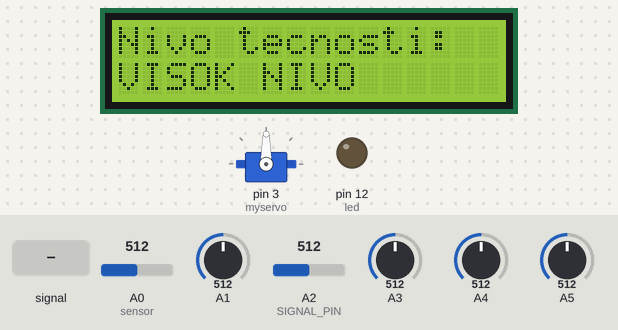
A sketch run on a simulated Arduino Uno, built with avr-gcc and run on an emulated ATmega328P. On the bench: servo, 16×2 character LCD, output pins drawn as LEDs (lit = HIGH). The inputs (shaded band) are chosen by the test bench; at power-on: A0 (sensor) = 512, A2 (SIGNAL_PIN) = 512, A1 = 512, A3 = 512, A4 = 512, A5 = 512. Pins used as bus, display or sensor lines are not drawn; what the sketch prints to the serial monitor is not drawn.

Above: at 1.2 s.
1.3 s: A2 (SIGNAL_PIN) fed a 200 Hz sine of ±81 counts around its level
At 2.5 s:
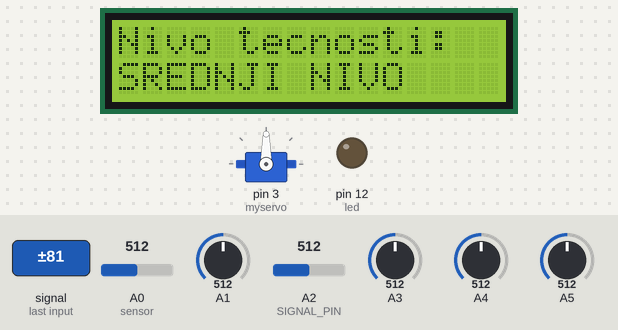
4.3 s: A0 (sensor) set to 105
7.3 s: A0 (sensor) set to 91
8.8 s: A2 (SIGNAL_PIN) set to 306
At 9.5 s:
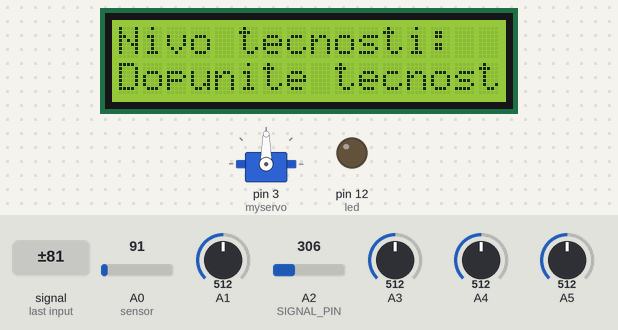
10.4 s: A1 set to 882
11.9 s: A1 set to 913
At 12.13 s:
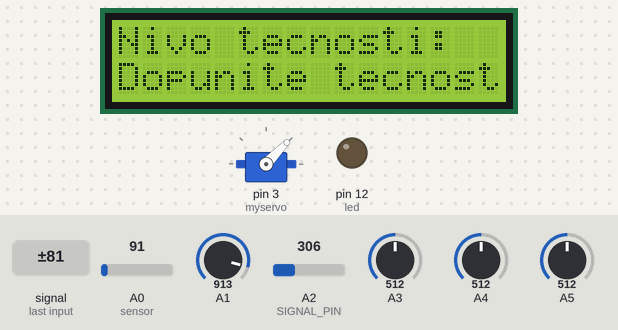
At 12.74 s:
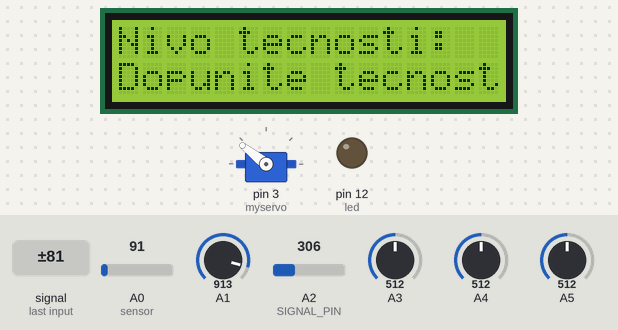
Timing chart, 0 to 62.2 s (numbered marks = the images above; inputs shaded):
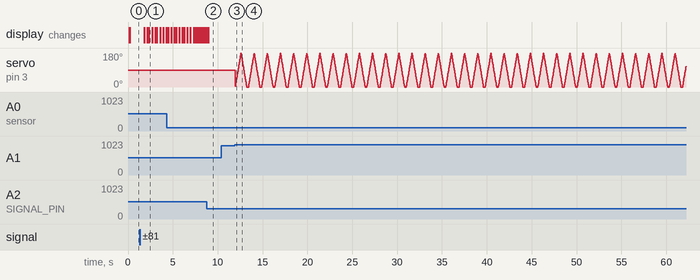

The sketch:

Brisac.ino
```cpp
#include <Servo.h>
#include <LiquidCrystal.h>
LiquidCrystal lcd(13,11,10,9,8,7);
Servo myservo;
#define POWER_PIN  4
#define SIGNAL_PIN A2
int pos = 0; //position of servo motor
int value = 0;//water level value

void setup(){

  Serial.begin(9600);
  myservo.attach(3); // configure D3 pin for the servo motor
  pinMode(12, OUTPUT); //led, simulating spraying
  pinMode(POWER_PIN, OUTPUT);   // configure D4 pin as an OUTPUT for water level
  digitalWrite(POWER_PIN, LOW); // turn the water level sensor OFF

  }

 void loop(){
  int sensorValue=analogRead(A0); //rain sensor
  int dozvola=analogRead(A1); //auto mode
  int prskanje=analogRead(A3); //spraying

  int x1=analogRead(A4); //manual mode
  int x2=analogRead(A5); //manual mode

  Serial.println("KISA: "); //checking value from analog input
  Serial.println(sensorValue);

  Serial.println("PRSKANJE: "); //checking value from analog input
  Serial.println(prskanje);

  Serial.println("x1: "); //checking value from analog input
  Serial.println(x1);

  Serial.println("x2: "); //checking value from analog input
  Serial.println(x2);


//----------------------------------------------------------------------------------------------- AUTO MODE
  if(dozvola>900 || (prskanje>=1000 || prskanje>=950) ){
  if (sensorValue > 950){
  Serial.println("Nema potrebe za ukljucivanjem senzora");
  }


  if(sensorValue >800 && sensorValue <950){
  Serial.println("Sporo");
  for (pos = 0; pos <= 180; pos += 2) { // goes from 0 degrees to 180 degrees
    myservo.write(pos);              // tell servo to go to position in variable 'pos'
    delay(15);                       // waits 15ms for the servo to reach the position
  }
  for (pos = 180; pos >= 0; pos -= 2) { // goes from 180 degrees to 0 degrees
    myservo.write(pos);              // tell servo to go to position in variable 'pos'
    delay(15);                       // waits 15ms for the servo to reach the position
  }
  delay(2000);
  }


  if(sensorValue >450 && sensorValue <800){
  Serial.println("Srednje");
  for (pos = 0; pos <= 180; pos += 2) { // goes from 0 degrees to 180 degrees
    myservo.write(pos);              // tell servo to go to position in variable 'pos'
    delay(10);                       // waits 10ms for the servo to reach the position
  }
  for (pos = 180; pos >= 0; pos -= 2) { // goes from 180 degrees to 0 degrees
    myservo.write(pos);              // tell servo to go to position in variable 'pos'
    delay(10);                       // waits 10ms for the servo to reach the position
  }

  }


  if(sensorValue < 450){
  Serial.println("Brzo");
  for (pos = 0; pos <= 180; pos += 2) { // goes from 0 degrees to 180 degrees // in steps of 2 degree
    myservo.write(pos);              // tell servo to go to position in variable 'pos'
    delay(7);                       // waits 7ms for the servo to reach the position
  }
  for (pos = 180; pos >= 0; pos -= 2) { // goes from 180 degrees to 0 degrees
    myservo.write(pos);              // tell servo to go to position in variable 'pos'
    delay(7);                       // waits 7ms for the servo to reach the position

  }

  }
  //-----------------------------------------------------------------------------------------------AUTO MODE
}

  //-----------------------------------------------------------------------------------------------MANUAL MODE
    if(dozvola<900 && prskanje<900 && x2<900 && x1<900){
    Serial.println("00");       //analog input A4 and A5 are 0/0 //radi
    }


    if(dozvola<900 &&  x2<900 && x1>900 && prskanje<900){
    Serial.println("01 SPORO"); //analog input A4 and A5 are 0/1
    for (pos = 0; pos <= 180; pos += 2) {
    myservo.write(pos);
    delay(15);
    }
    for (pos = 180; pos >= 0; pos -= 2) {
    myservo.write(pos);
    delay(15);
    }delay(2000);}

    if(dozvola<900 &&  x1<900 && x2>900 && prskanje<900){
    Serial.println("10 SREDNJE"); //analog input A4 and A5 are 1/0
    for (pos = 0; pos <= 180; pos += 2) {
    myservo.write(pos);
    delay(10);
    }
    for (pos = 180; pos >= 0; pos -= 2) {
    myservo.write(pos);
    delay(10);
    }}

    if(dozvola<900 &&  x1>=1000 && x2>=1000 && prskanje<900){
    Serial.println("11 BRZO"); //analog input A4 and A5 are 1/1
    for (pos = 0; pos <= 180; pos += 2) {
    myservo.write(pos);
    delay(5);
    }
    for (pos = 180; pos >= 0; pos -= 2) {
    myservo.write(pos);
    delay(5);
    }}
  //-----------------------------------------------------------------------------------------------MANUAL MODE

//-----------------------------------------------------------------------------------------------Spraying simulation
  if(prskanje>=980){
    Serial.println("Svetli"); //checking of led
    digitalWrite(12, HIGH);
    delay(100);}
  if(prskanje<980) {
    Serial.println("Ne svetli");//checking of led
    digitalWrite(12, LOW);
    delay(100);     }
//-----------------------------------------------------------------------------------------------Spraying simulation


//-----------------------------------------------------------------------------------------------LCD showing
  digitalWrite(POWER_PIN, HIGH);  // turn the sensor ON
  delay(10);                      // wait 10 milliseconds
  value = analogRead(SIGNAL_PIN); // read the analog value from sensor
  digitalWrite(POWER_PIN, LOW);   // turn the sensor OFF
  lcd.begin(16, 2);


  if (value > 500) {
    lcd.setCursor(0, 0);
    lcd.print("Nivo tecnosti:");
    lcd.setCursor(0, 1);
    lcd.print("VISOK NIVO"); //high level

    }
  else if ((value > 390) && (value <= 500)) {
    lcd.setCursor(0, 0);
    lcd.print("Nivo tecnosti:");
    lcd.setCursor(0, 1);
    lcd.print("SREDNJI NIVO"); //medium level

    }
  else{
    lcd.setCursor(0, 0);
    lcd.print("Nivo tecnosti:");
    lcd.setCursor(0, 1);
    lcd.print("Dopunite tecnost.");  //low level, need additioning


    }
//-----------------------------------------------------------------------------------------------LCD showing

}
```

Measured:
- the behaviour switches between 900 and 901 on A1 (found by bisection; images 2 and 3)
- after the input at 1.3 s, the display: changes after 0.48 s (image 1)
- after the input at 8.8 s, the display: changes after 0.12 s (image 2)
- after the input at 10.4 s, every drawn part: stays the same
